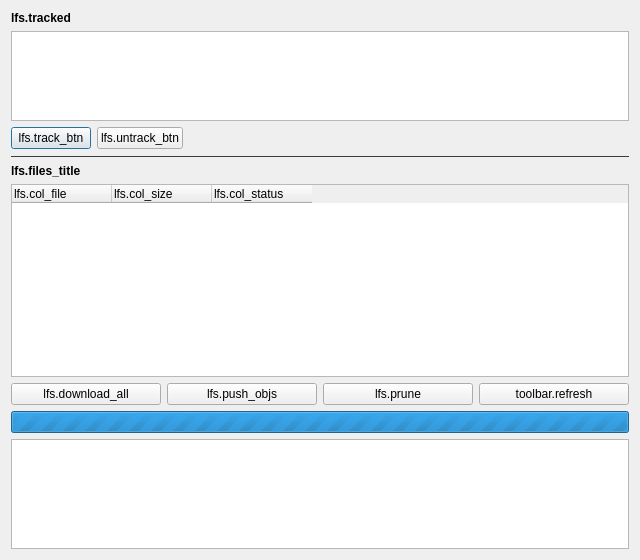
<?xml version="1.0" encoding="UTF-8"?>
<ui version="4.0">
 <class>LfsDialog</class>
 <widget class="QDialog" name="LfsDialog">
  <property name="minimumSize">
   <size>
    <width>640</width>
    <height>560</height>
   </size>
  </property>
  <property name="windowTitle">
   <string notr="true">lfs.title</string>
  </property>
  <layout class="QVBoxLayout" name="mainLayout">
   <item>
    <widget class="QLabel" name="trackedLabel">
     <property name="font">
      <font>
       <bold>true</bold>
      </font>
     </property>
     <property name="text">
      <string notr="true">lfs.tracked</string>
     </property>
    </widget>
   </item>
   <item>
    <widget class="QListWidget" name="patternsList">
     <property name="maximumSize">
      <size>
       <width>16777215</width>
       <height>90</height>
      </size>
     </property>
     <property name="alternatingRowColors">
      <bool>true</bool>
     </property>
    </widget>
   </item>
   <item>
    <layout class="QHBoxLayout" name="patternButtonRow">
     <item>
      <widget class="QPushButton" name="trackButton">
       <property name="toolTip">
        <string notr="true">lfs.track_tooltip</string>
       </property>
       <property name="text">
        <string notr="true">lfs.track_btn</string>
       </property>
      </widget>
     </item>
     <item>
      <widget class="QPushButton" name="untrackButton">
       <property name="toolTip">
        <string notr="true">lfs.untrack_tooltip</string>
       </property>
       <property name="text">
        <string notr="true">lfs.untrack_btn</string>
       </property>
      </widget>
     </item>
     <item>
      <spacer name="patternButtonSpacer">
       <property name="orientation">
        <enum>Qt::Orientation::Horizontal</enum>
       </property>
       <property name="sizeHint" stdset="0">
        <size>
         <width>0</width>
         <height>0</height>
        </size>
       </property>
      </spacer>
     </item>
    </layout>
   </item>
   <item>
    <widget class="QFrame" name="separator">
     <property name="styleSheet">
      <string notr="true">color: #3c3c3c;</string>
     </property>
     <property name="frameShape">
      <enum>QFrame::Shape::HLine</enum>
     </property>
    </widget>
   </item>
   <item>
    <widget class="QLabel" name="filesLabel">
     <property name="font">
      <font>
       <bold>true</bold>
      </font>
     </property>
     <property name="text">
      <string notr="true">lfs.files_title</string>
     </property>
    </widget>
   </item>
   <item>
    <widget class="QTreeWidget" name="fileTree">
     <property name="toolTip">
      <string notr="true">lfs.tree_tooltip</string>
     </property>
     <property name="alternatingRowColors">
      <bool>true</bool>
     </property>
     <property name="selectionMode">
      <enum>QAbstractItemView::SelectionMode::SingleSelection</enum>
     </property>
     <attribute name="headerStretchLastSection">
      <bool>false</bool>
     </attribute>
     <column>
      <property name="text">
       <string notr="true">lfs.col_file</string>
      </property>
     </column>
     <column>
      <property name="text">
       <string notr="true">lfs.col_size</string>
      </property>
     </column>
     <column>
      <property name="text">
       <string notr="true">lfs.col_status</string>
      </property>
     </column>
    </widget>
   </item>
   <item>
    <layout class="QHBoxLayout" name="actionRow">
     <item>
      <widget class="QPushButton" name="downloadAllButton">
       <property name="toolTip">
        <string notr="true">lfs.download_all_tooltip</string>
       </property>
       <property name="text">
        <string notr="true">lfs.download_all</string>
       </property>
      </widget>
     </item>
     <item>
      <widget class="QPushButton" name="pushObjectsButton">
       <property name="toolTip">
        <string notr="true">lfs.push_objs_tooltip</string>
       </property>
       <property name="text">
        <string notr="true">lfs.push_objs</string>
       </property>
      </widget>
     </item>
     <item>
      <widget class="QPushButton" name="pruneButton">
       <property name="toolTip">
        <string notr="true">lfs.prune_tooltip</string>
       </property>
       <property name="text">
        <string notr="true">lfs.prune</string>
       </property>
      </widget>
     </item>
     <item>
      <widget class="QPushButton" name="refreshButton">
       <property name="text">
        <string notr="true">toolbar.refresh</string>
       </property>
      </widget>
     </item>
    </layout>
   </item>
   <item>
    <widget class="QProgressBar" name="progressBar">
     <property name="maximum">
      <number>0</number>
     </property>
     <property name="value">
      <number>-1</number>
     </property>
    </widget>
   </item>
   <item>
    <widget class="QPlainTextEdit" name="output">
     <property name="maximumSize">
      <size>
       <width>16777215</width>
       <height>110</height>
      </size>
     </property>
     <property name="font">
      <font>
       <family>Monospace</family>
       <pointsize>9</pointsize>
      </font>
     </property>
     <property name="readOnly">
      <bool>true</bool>
     </property>
    </widget>
   </item>
  </layout>
 </widget>
 <tabstops>
  <tabstop>patternsList</tabstop>
  <tabstop>trackButton</tabstop>
  <tabstop>untrackButton</tabstop>
  <tabstop>fileTree</tabstop>
  <tabstop>downloadAllButton</tabstop>
  <tabstop>pushObjectsButton</tabstop>
  <tabstop>pruneButton</tabstop>
  <tabstop>refreshButton</tabstop>
  <tabstop>output</tabstop>
 </tabstops>
 <resources/>
 <connections/>
</ui>
